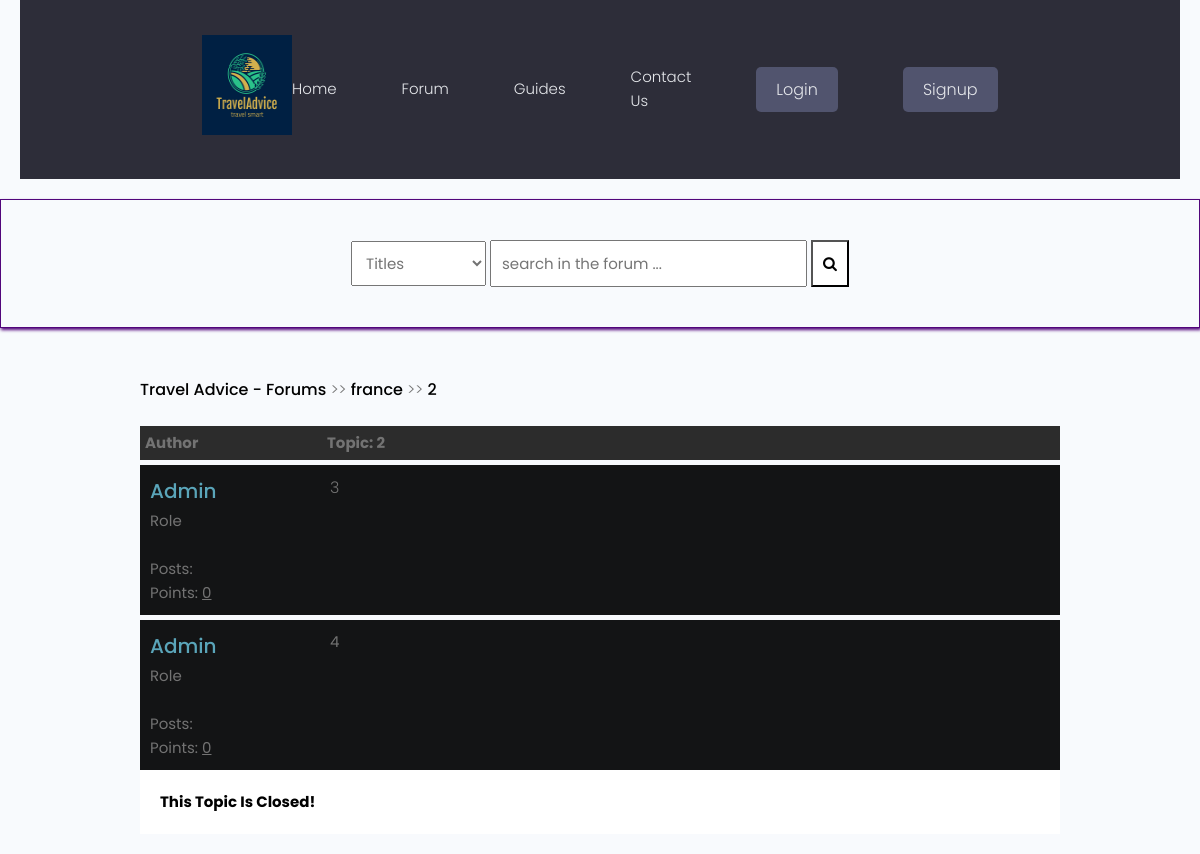
The app's page /forum/detail/2/ with its own data.
### forum/models.py (models this page shows, shortened)
class Post(models.Model):
    title = models.CharField(max_length=400)
    slug = models.SlugField(max_length=400, unique=True, blank=True)
    user = models.ForeignKey(Author, on_delete=models.CASCADE) #frame key of the author
    content = HTMLField()
    categories = models.ForeignKey(Category, on_delete=models.SET_NULL, null=True)
    date = models.DateTimeField(auto_now_add=True)
    tags = TaggableManager() #imported from taggit.managers
    comments = models.ManyToManyField(Comment, blank=True)
    closed = models.BooleanField(default=False)
    def get_url(self):
        return reverse("detail", kwargs={
            "slug":self.slug
        })

class Category(models.Model):
    title = models.CharField(max_length=50)
    slug = models.SlugField(max_length=400, unique=True, blank=True)
    description = models.TextField(default="description")
    class Meta:
        verbose_name_plural = "categories"
    def __str__(self):
        return self.title
    def get_url(self):
        return reverse("posts", kwargs={ #imported from django.shortcuts
            "slug": self.slug
        })

class Author(models.Model):
    user = models.ForeignKey(User, on_delete=models.CASCADE)
    fullname = models.CharField(max_length=40, blank=True)
    slug = models.SlugField(max_length=400, unique=True, blank=True) # imported from django.utils.text
    bio = HTMLField() #desctription of the user imported the field from tinymce.models
    points = models.IntegerField(default=0) #check later if we need this (maybe put here the rating)

class Comment(models.Model):
    user = models.ForeignKey(Author, on_delete=models.CASCADE)
    content = models.TextField()
    date = models.DateTimeField(auto_now_add=True)

### forum/views.py (the view)
# urls.py: path("detail/<slug>/", detail, name="detail"),
def detail(request, slug):
    post = get_object_or_404(Post, slug=slug)
    if request.user.is_authenticated:
        author = Author.objects.get(user=request.user)
    if "comment-form" in request.POST:
        comment = request.POST.get("comment")
        new_comment, created = Comment.objects.get_or_create(user=author, content=comment)
        post.comments.add(new_comment.id)
    context = {
        "post":post,
        "title": post.title,
    }
    return render(request,'forum/detail.html', context)

### forum/context_processors.py (called while the page is built, shortened)
def searchFunction(request):
    search_context = {}
    posts = Post.objects.all()
    return search_context

### forum/templates/forum/detail.html (shortened to what this page needs)
{% extends 'forumsbase.html' %}
{% block content %}
    <div class="container">
        <div class="navigate">
            <span><a href="{% url 'forumhome' %}">Travel Advice - Forums</a> >> <a href="{{post.categories.get_url}}">{{post.categories}}</a> >> <a href="{{post.get_url}}">{{post.title}}</a></span>
        </div>
        <div class="topic-container">
            <div class="head">
                <div class="authors">Author</div>
                <div class="content">Topic: {{post.title}} </div>
            </div>
            <div class="body">
                <div class="authors">
                    <div class="username"><a href="">{{post.user.fullname|title}}</a></div>
                    <div>Role</div>
                    <div>Posts: <u>{{post.user.num_posts}}</u></div>
                    <div>Points: <u>{{post.user.points}}</u></div>
                </div>
                <div class="content">
                    {{post.content|safe}}
                    <br>
                </div>
            </div>
        </div>
        {% for comment in post.comments.all %}
        <div class="comments-container">
            <div class="body">
                <div class="authors">
                    <div class="username"><a href="">{{comment.user.fullname|title}}</a></div>
                    <div>Role</div>
                    <div>Posts: <u>{{comment.user.num_posts}}</u></div>
                    <div>Points: <u>{{comment.user.points}}</u></div>
                </div>
                <div class="content">
                    {{comment.content}}
                    <br>
                </div>
            </div>
        </div>
        {% endfor %}
        {% if post.closed == True %}
        <div style="background-color:#fff;color:#000;font-weight:bolder;padding:20px;width:100%;"> This Topic Is Closed! </div>
        {% endif %}
    </div>
     {% endblock content %}

### static/styles/style.css (style rules this page uses)
* { box-sizing: border-box; }
html { font-size: 14px; font-family: 'Titillium Web', sans-serif; background-color:rgb(0,0,0); color:#FEFEFE; }
a { color:#FF0042; font-weight: bolder; text-decoration: none; }
.container { margin: 20px; padding: 20px; }
.navigate { margin-block: 20px; font-weight: lighter; font-size: 24px; }
.navigate a { color: #000; }
.head { display: flex; background-color: #2C2C2C; padding: 5px; font-weight: bold; font-size: 15px; }
.authors { flex: 20%; }
.content { flex: 80%; }
.body { display: flex; background-color: #131415; padding: 10px; margin-top: 5px; }
.body .authors .username { font-size: 20px; }

### static/styles/app.css (style rules this page uses)
:root { --color-sub: #2d2d39; }

### static/uikit/styles/modules/_variables.css (style rules this page uses)
:root { --color-main: #5aa5b9; --color-main-light: #e6faff; --color-sub: #3f4156; --color-sub-light: #51546e; --color-sub-lighter: #ededfd; --color-text: #737373; --color-gray: #8b8b8b; --color-light: #e5e7eb; --color-light-gray: #767676; --color-bg: #f8fafd; --color-white: #fffefd; --color-white-light: #f3f3f3; --color-success: #359e64; --color-success-bg: #def8e8; --color-error: #fc4b0b; --color-error-bg: #fff2ee; --font-base: 'Poppins', arial, helvetica, 'Segoe UI', roboto, ubuntu, sans-serif; --font-monospace: 'Fira Code', 'Courier New', courier, monospace; --font-regular: 300; --font-medium: 500; --font-bold: 700; --generic-shadow: 1px 1px 5px #00000010; --generic-transition: all 0.3s ease-in-out; }

### static/uikit/styles/modules/_base.css (style rules this page uses)
* { margin: 0; padding: 0; box-sizing: border-box; text-rendering: optimizeLegibility; color: inherit; font-size: inherit; }
html { font-size: 50%; }
@media only screen and (min-width: 480px) { html { font-size: 56.25%; } }
@media only screen and (min-width: 1200px) { html { font-size: 62.5%; } }
body { line-height: 1.6; font-weight: 400; font-size: 1.5rem; color: var(--color-text); background-color: var(--color-bg); min-height: 100vh; }

### static/uikit/styles/modules/_typography.css (style rules this page uses)
* { font-family: var(--font-base); }
p, span, strong { font-size: 1.6rem; color: var(--color-text); font-weight: var(--font-regular); }
a { padding-bottom: 2px; text-decoration: none; display: inline-block; color: var(--color-main); font-weight: var(--font-medium); }

### static/uikit/styles/modules/_utilities.css (style rules this page uses)
.container { width: 92%; max-width: 165rem; margin: 0 auto; box-sizing: border-box; }
@media screen and (min-width: 1000px) { .container { width: 90%; } }
@media screen and (min-width: 1200px) { .container { width: 80%; } }

### records on screen
Post: categories "france", title "2", user.fullname "Admin", user.points "0", content "3"
Comment: user.fullname "Admin", user.points "0", content "4"
